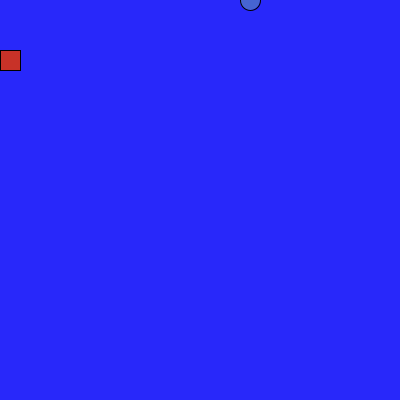
Frame 1 (no input)
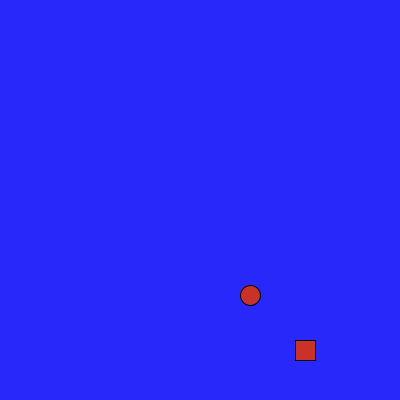
Frame 60 (the mouse pressed at the canvas centre just before this capture)
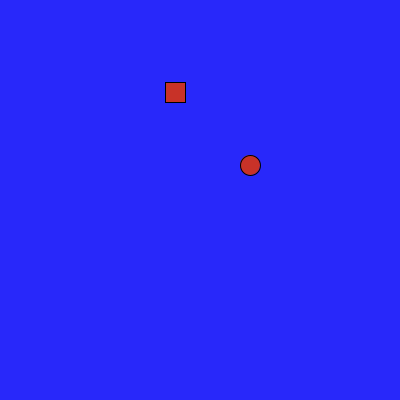
Frame 120 (the mouse held since frame 60 and released just before this capture)

The Processing sketch that drew these frames (run headless with seeded random() and noise(); from frame 60 on, the mouse is pressed at the canvas centre):

// Processing sketch: processing_60416
// ── processing_60416.pde


void setup(){
  smooth();
  size (400,400);
  fill (70,100,210); 
}


int x2=0;
int speed=5;
float y=50;
float speed2=random(10);
void draw(){
  background(40,40,250);
  frameRate(24);
  ellipse (250,x2,20,20);
  fill (200,50,40);
  rect (x2,y,20,20);
  y=y+speed2;
  x2=x2+speed;
  if ((x2<0)||(x2>=380)){
    speed=speed*-1;
  }
  if ((y<20)||(y>380)){
    speed2=speed2*-1;
  }
}
